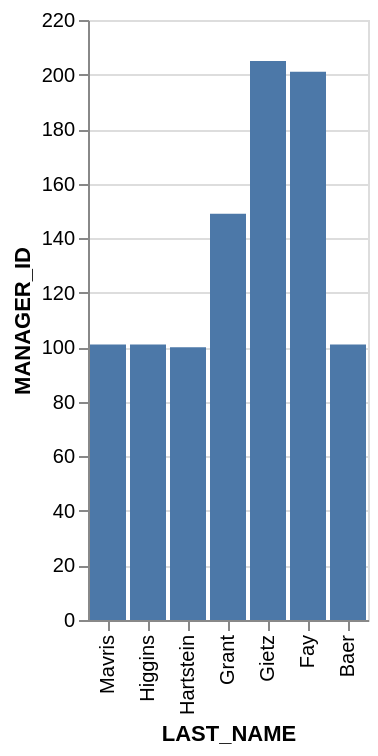

The specification (Vega-Lite) saved for this image:
### Vega-Lite specification from a JSON file in a GitHub repository (floating-point values rounded to 4 significant figures)
{"data": {"values": [{"x_data": "Mavris", "y_data": 101}, {"x_data": "Higgins", "y_data": 101}, {"x_data": "Hartstein", "y_data": 100}, {"x_data": "Grant", "y_data": 149}, {"x_data": "Gietz", "y_data": 205}, {"x_data": "Fay", "y_data": 201}, {"x_data": "Baer", "y_data": 101}]}, "mark": "bar", "encoding": {"x": {"field": "x_data", "type": "nominal", "title": "LAST_NAME", "sort": "descending"}, "y": {"field": "y_data", "type": "quantitative", "title": "MANAGER_ID"}}}
